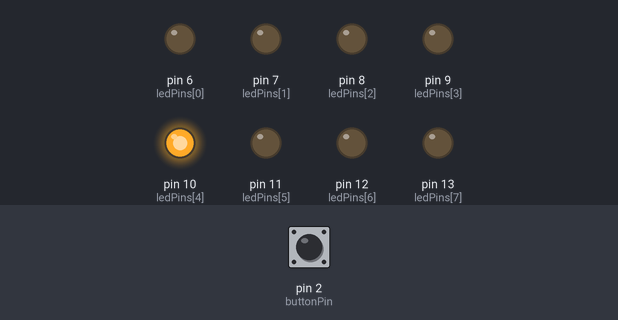
Recording of a sketch running on a simulated Arduino Uno, built with avr-gcc and run on an emulated ATmega328P. Parts: output pins drawn as LEDs (lit = HIGH). Dashed ring = blinking. The inputs (shaded band) are chosen by the test bench; at power-on: pin 2 (buttonPin) LOW.

Above: at 18.2 s.
18.3 s: pin 2 (buttonPin) pulled HIGH for 3 s
At 18.45 s:
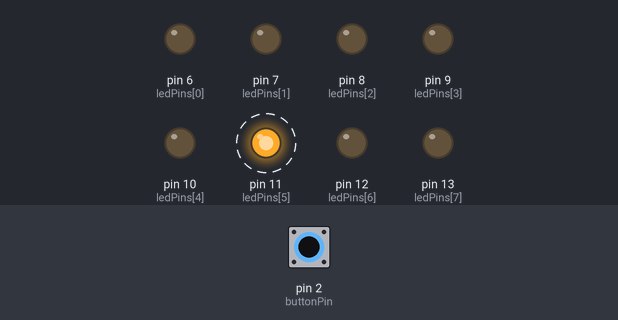
At 22.0 s:
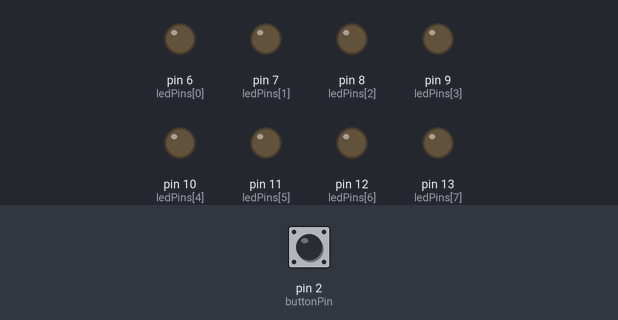
Timing chart, 0 to 23.5 s (numbered marks = the images above; inputs shaded):
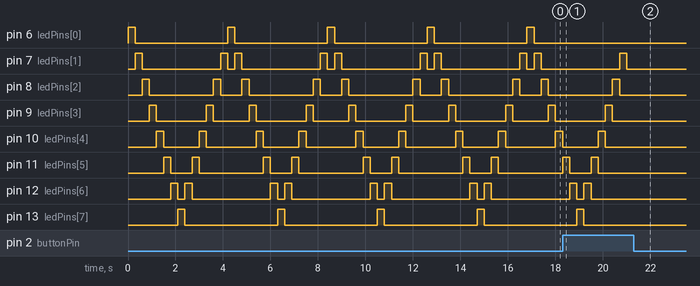

Measured:
- after the input at 18.3 s, pin 6 (ledPins[0]): stops changing and stays LOW; pin 7 (ledPins[1]): goes on until 21.0 s, then stays LOW; pin 8 (ledPins[2]): goes on until 20.7 s, then stays LOW; pin 9 (ledPins[3]): goes on until 20.4 s, then stays LOW; pin 10 (ledPins[4]): goes on until 20.1 s, then stays LOW
- by itself, pin 6 (ledPins[0]), pin 13 (ledPins[7]): alternates HIGH for 0.30 s and LOW for 3.9 s
- by itself, pin 7 (ledPins[1]): repeats every 4.2 s: LOW 3.3 s, HIGH 0.30 s, LOW 0.30 s, HIGH 0.30 s
- by itself, pin 8 (ledPins[2]): repeats every 4.2 s: LOW 2.7 s, HIGH 0.30 s, LOW 0.90 s, HIGH 0.30 s
- by itself, pin 9 (ledPins[3]): repeats every 4.2 s: LOW 2.1 s, HIGH 0.30 s, LOW 1.5 s, HIGH 0.30 s
- by itself, pin 10 (ledPins[4]): repeats every 4.2 s: LOW 1.5 s, HIGH 0.30 s, LOW 2.1 s, HIGH 0.30 s
- by itself, pin 11 (ledPins[5]): repeats every 4.2 s: LOW 0.90 s, HIGH 0.30 s, LOW 2.7 s, HIGH 0.30 s
- by itself, pin 12 (ledPins[6]): repeats every 4.2 s: LOW 0.30 s, HIGH 0.30 s, LOW 3.3 s, HIGH 0.30 s

The sketch:

_8ledbutton2.ino
```cpp
int ledCount = 14;
int ledPins[] = { 6, 7, 8, 9, 10, 11, 12, 13, 12, 11, 10, 9, 8, 7};
int buttonPin = 2;
int a = 0;
int b = 0;
int buttonState = 0;
void setup () {
  for ( int thisLed = 0; thisLed < ledCount; thisLed++) {
     pinMode (ledPins[thisLed], OUTPUT );
  }
    pinMode (buttonPin, INPUT );
}
void loop () {
  buttonState = digitalRead(buttonPin);
  if(buttonState != a){
    if(buttonState == HIGH){
      b++;
    }
  }
  a = buttonState;
  if (b % 2 == 0) {
    for ( int thisLed = 0; thisLed < ledCount; thisLed++) {
      digitalWrite (ledPins[thisLed], HIGH );
      delay (300);
      digitalWrite (ledPins[thisLed], LOW );
    }
  }
}
```
